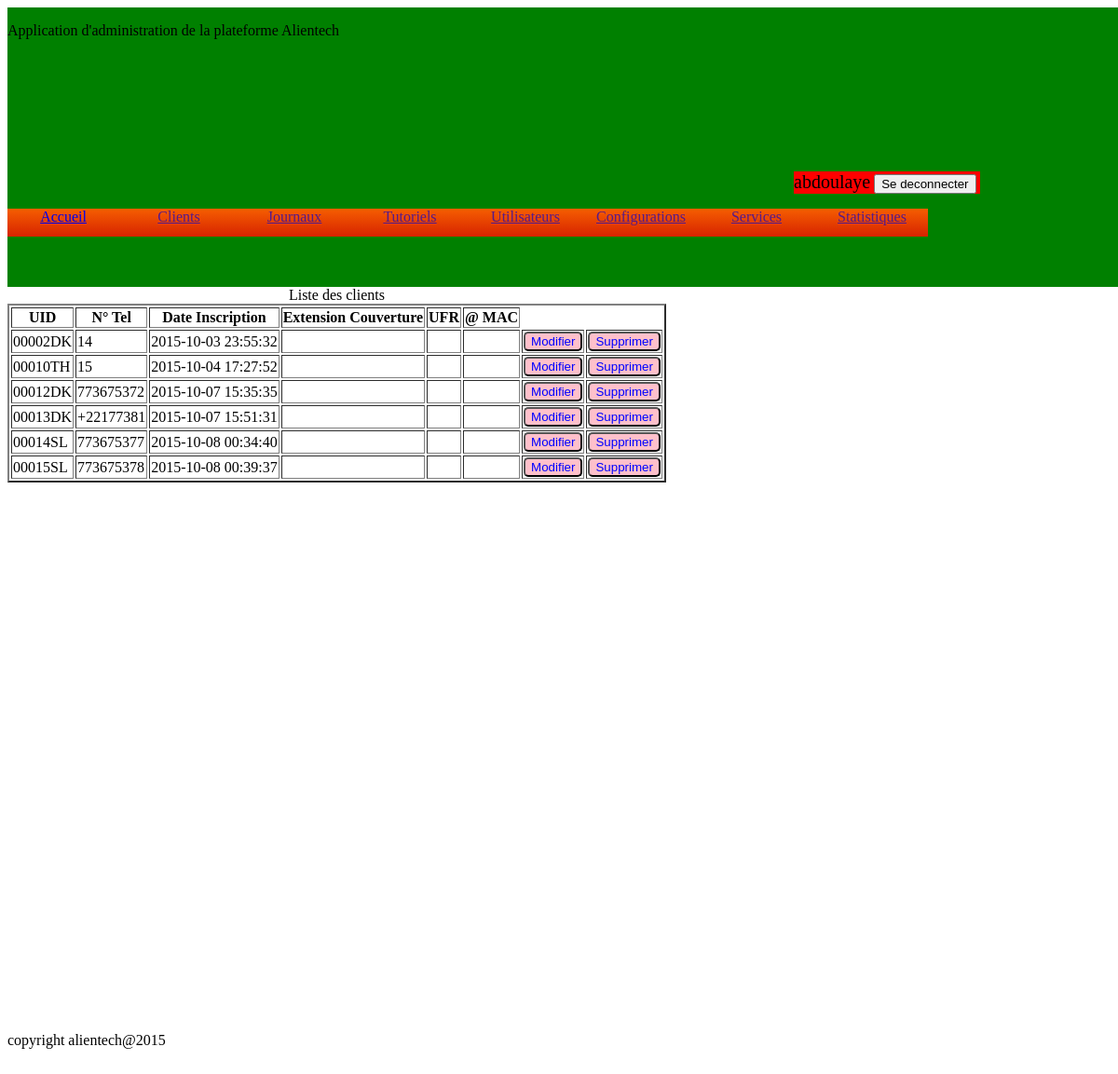
The app's page /admin/liste_client.php (signed in) with its own data.
### tables this page shows
CREATE TABLE IF NOT EXISTS `client` (
  `client_id` bigint(20) unsigned NOT NULL AUTO_INCREMENT,
  `client_UID` varchar(10) NOT NULL,
  `client_numTel` varchar(15) NOT NULL,
  `client_dateInsc` datetime NOT NULL,
  `client_extCouv` varchar(50) NOT NULL,
  `client_UFR` varchar(50) NOT NULL,
  `client_adrMac` varchar(50) NOT NULL,
  PRIMARY KEY (`client_id`),
  UNIQUE KEY `client_UID` (`client_UID`),
  UNIQUE KEY `client_numTel` (`client_numTel`)
);

### scripts/requetes.php (called while the page is built, shortened)
<?php
function selectionneClients($base, $mois=""){
	if($mois===""){
		$req = "SELECT * FROM client";
		$res=[];
		try
		{
			$envoie=$base->prepare($req);
			$envoie->execute(array());
			$res = $envoie;
		}catch(Exception $e){
		}
		return $res;
	}
}
?>

### admin/liste_client.php (the view, shortened to what this page needs)
<!DOCTYPE html>
<html>
	<head>
		<link rel="stylesheet" type="text/css" href="static/style/base.css">
	</head>
	<body>
		<?php
			if(isset($_SESSION['pseudo']) && isset($_SESSION['pass']))
			{
				include("template/header.php");
		?>
		<section>
			<?php
				require_once("../scripts/base_connexion.php");
				require_once("../scripts/requetes.php");
				$clients = selectionneClients($base);
				echo "
				<table border='2' style='width:auto;'>
					<caption>Liste des clients</caption>
					<thead>
						<tr>
							<th>UID</th>
							<th>N° Tel</th>
							<th>Date Inscription</th>
							<th>Extension Couverture</th>
							<th>UFR</th>
							<th>@ MAC</th>
						</tr>
					</thead>
					<tbody>
				";
				while($client=$clients->fetch()) {
					?>
						<tr>
							<td><?php echo $client['client_UID'];?></td>
							<td><?php echo $client['client_numTel'];?></td>
							<td><?php echo $client['client_dateInsc'];?></td>
							<td><?php echo $client['client_extCouv'];?></td>
							<td><?php echo $client['client_UFR'];?></td>
							<td><?php echo $client['client_adrMac'];?></td>
							<form method="post" action="modifier_client.php">
								<td width="30px"><input type="submit" value="Modifier" style="width:100%;" class='bct'></td>
							</form>
							<form method="post" action="supprimer_client.php">
								<td width="30px"><input type="submit" class='bct' value="Supprimer" style="width:100%;"></td>
							</form>
						</tr>
					<?php
				}
				echo "</tbody>
				</table>";
			?>
		</section>
		<?php
			}
			else
			{
				session_destroy();
				header("location: index.php");
			}
			include("template/footer.php");
		?>
	</body>
</html>

### admin/static/style/base.css (style rules this page uses)
section { height: 800px; width: 100%; }
body { width: 100%; }
.bct { width: 30px; background-color: pink; color: blue; border-radius: 5px; }

### records on screen
client: client_UID "00002DK", client_numTel "14", client_dateInsc "2015-10-03 23:55:32"
client: client_UID "00010TH", client_numTel "15", client_dateInsc "2015-10-04 17:27:52"
client: client_UID "00012DK", client_numTel "773675372", client_dateInsc "2015-10-07 15:35:35"
client: client_UID "00013DK", client_numTel "+22177381", client_dateInsc "2015-10-07 15:51:31"
client: client_UID "00014SL", client_numTel "773675377", client_dateInsc "2015-10-08 00:34:40"
client: client_UID "00015SL", client_numTel "773675378", client_dateInsc "2015-10-08 00:39:37"

### other values on screen
$_SESSION['pseudo'] "abdoulaye"
